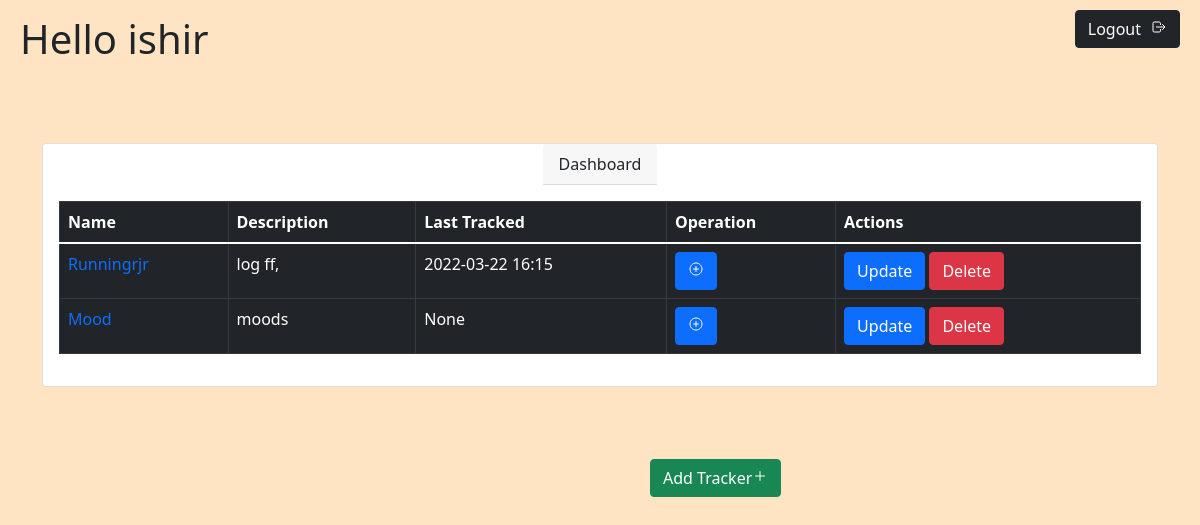
The app's page /dashboard/1 (signed in), older data.
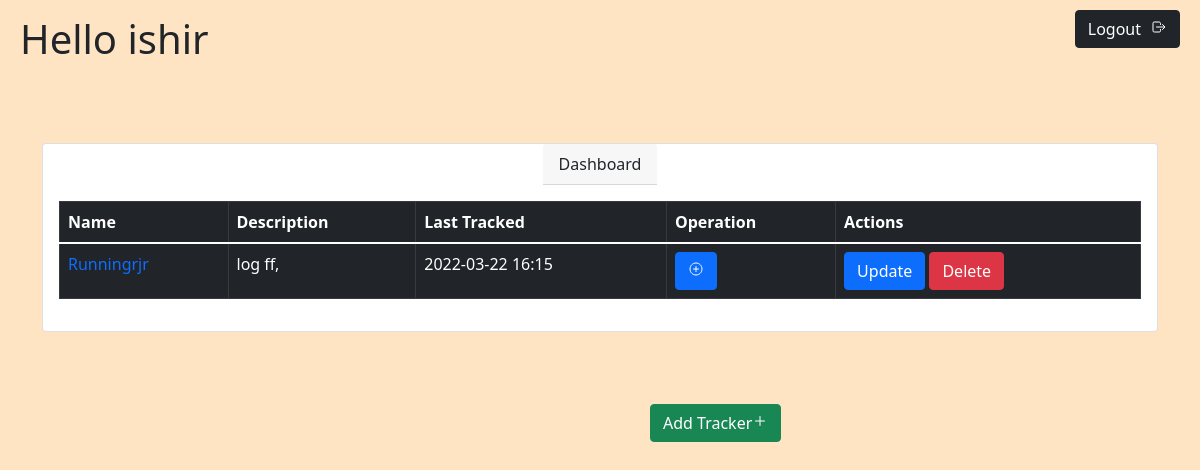
The same page, newer data.
### main.py (models this page shows)
class User(db.Model,UserMixin):
  id =Column(Integer,primary_key = True)
  username = Column(String,unique=True,nullable=False)
  password = Column(String,nullable=False)
  members = relationship("Tracker")

class Tracker(db.Model):
  T_ID = Column(Integer,primary_key=True)
  uid = Column(Integer,ForeignKey("user.id"),nullable=False)
  name = Column(String,nullable=False)
  description = Column(String,nullable=False)
  TrackerType = Column(String,nullable=False)
  settings = Column(String,nullable=True,default=None)
  last_tracked = Column(String,nullable=True)
  datas = relationship('Trackerd')

### main.py (the view)
@app.route('/dashboard/<int:id>',methods=['GET','POST'])
@login_required
def dashboard(id):
  name = current_user.username
  members = User.query.filter_by(id=id).first()
  return render_template("dashboard.html",name=name,members=members.members,id=members.id)

### main.py (called while the page is built)
@login_manager.user_loader
def load_user(user_id):
  return User.query.get(int(user_id))

### templates/dashboard.html (shortened to what this page needs)
<!DOCTYPE html>
<html lang="en">
  <head>
    <link href="https://cdn.jsdelivr.net/npm/bootstrap@5.1.3/dist/css/bootstrap.min.css" rel="stylesheet">
  </head>
  <body style="background-color: bisque;">
    <h1 class="heading">Hello {{name}}</h1>
    <a href="{{url_for('logout')}}"  class="btn btn-dark logout">Logout<ion-icon name="log-out-outline" class="icon"></ion-icon></a>
    <br /><br /><br />
    <div class="container">
    <div class="card">
      <div class="card-header margin">
        Dashboard
      </div>
      <div class="card-body">
        <table id="view-trackers" class="table table-dark table-hover table-bordered">
          <thead>
          <tr>
            <th>Name</th>
            <th>Description</th>
            <th>Last Tracked</th>
            <th>Operation</th>
            <th>Actions</th>
          </tr>
        </thead>
        <tbody>
          {% for tracker in members %}
          <tr>
            <td><a href="/viewlogs/{{tracker["T_ID"]}}" class="trackname">{{tracker["name"]}}</a></td>
            <td>{{tracker["description"]}}</td>
            <td>{{tracker["last_tracked"]}}</td>
            <td>
              <a href="/log/{{tracker["T_ID"]}}" class="btn btn-primary btn-add"><ion-icon name="add-circle-outline"></ion-icon></a>
            </td>
            <td>
              <a href="/updateTracker/{{tracker["T_ID"]}}" class="btn btn-primary badge-pill">Update</a>
              <a href="/deleteTracker/{{tracker["T_ID"]}}" class="btn btn-danger badge-pill">Delete</a>
            </td>
          </tr>
          {% endfor %}
        </tbody>
        </table>
      </div>
    </div>
  </div>
    <br /><br /><br />
    <a href="/add/{{id}}" class="btn btn-success">Add Tracker<ion-icon name="add-outline"></ion-icon></a>
  </body>
</html>

### templates/dashboard.html (style rules this page uses)
.heading { margin-top: 15px; margin-left: 20px; }
.margin { margin: auto; }
.logout { position: fixed; right: 20px; top: 10px; padding: 5px 5px; border-radius: 5px; }
.icon { margin-left: 10px; margin-top: 2px; }
.trackname { text-decoration: none; }
.btn-success { position: relative; left:650px; }
.btn-add { border-radius: 20px; }

Row changes from the older to the newer data that the page shows:
no longer on this page (row edited): Tracker: name "Mood", description "moods", last_tracked "None"
